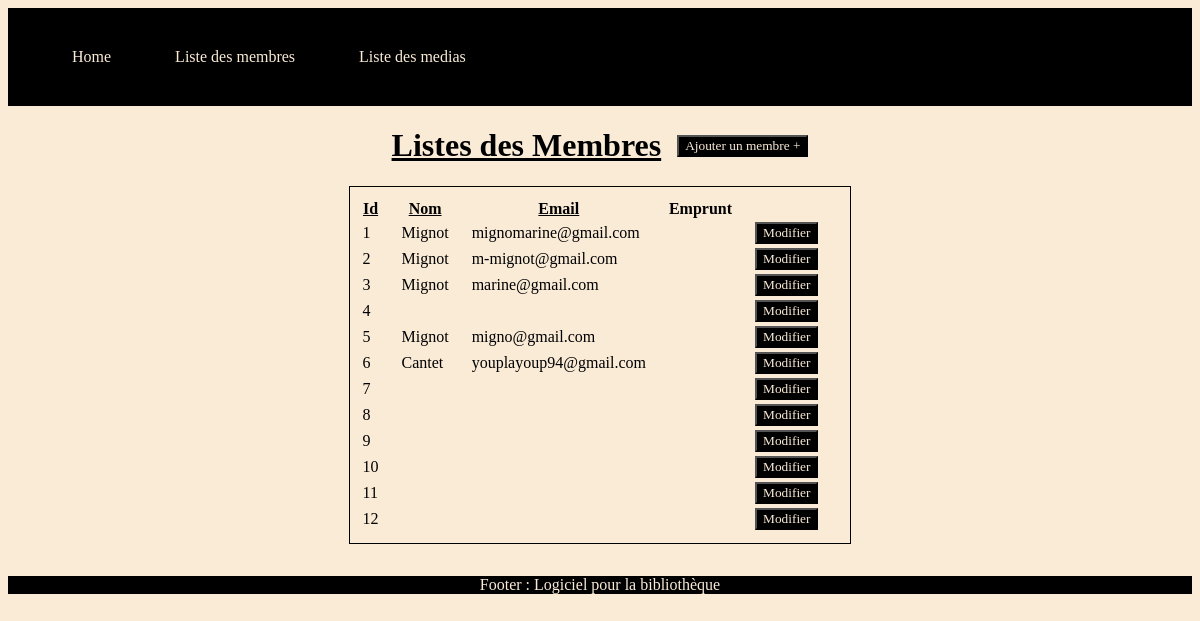
Before: /bibliothecaire/membre/ with the older database file.
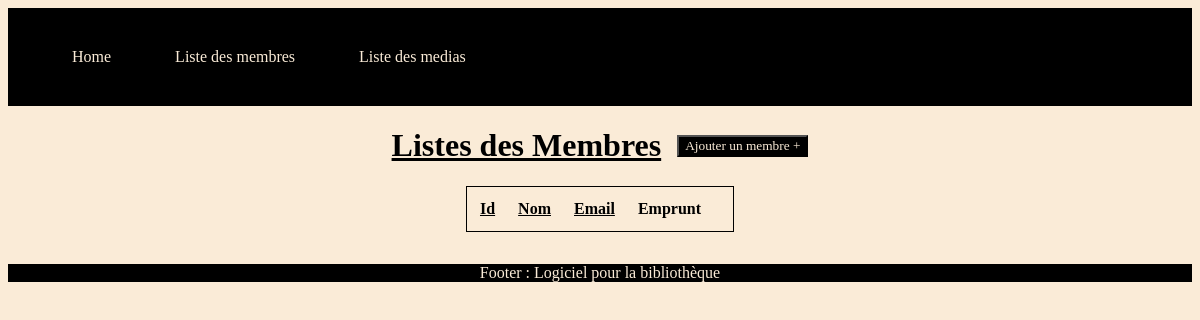
After: the same page with the newer database file.
### bibliothecaire/models.py (models this page shows, shortened)
class Membre(models.Model):
    nom = models.fields.CharField(max_length=150)
    email = models.EmailField()
    media_emprunt = models.fields.CharField(max_length=150)
    """nombre_emprunt = models.FloatField(
        validators=[
            MinValueValidator(0),
            MaxValueValidator(3)
        ]
    )"""

### bibliothecaire/views.py (the view)
# urls.py: path('membre/', views.listemembres, name='listemembres'),
def listemembres(request):
    membres = Membre.objects.all()
    return render(request, 'membre/membre.html',
                    {'membres': membres})

### bibliothecaire/templates/membre/membre.html
{% extends '../base.html' %}
{% block content %}
<div class="membre">
    <div class="titre">
        <h1>Listes des Membres</h1>
        <button><a href="{% url 'bibliothecaire:ajoutmembre' %}">Ajouter un membre +</a></button>
    </div>
    <table>
        <thead>
            <th><u>Id</u></th>
            <th><u>Nom</u></th>
            <th><u>Email</u></th>
            <th>Emprunt</th>
        </thead>
        <tbody>
           {% for membre in membres %}
           <tr>
               <td>{{ membre.id }}</td>
               <td>{{ membre.nom }}</td>
               <td>{{ membre.email }}</td>
               <td>{{ membre.membre_emprunt }}</td>
               <td><button><a href="{% url 'bibliothecaire:modifmembre' media.id %}">Modifier</a></button></td>
           </tr>
           {% endfor %}
        </tbody>
    </table>
</div>
{% endblock content %}

### bibliothecaire/templates/base.html (shortened to what this page needs)
<!DOCTYPE html>
<html lang="fr">
<head>
    {% load static %}
    <link rel="stylesheet" type="text/css" href="{% static 'css/style.css' %}" />
    <link rel="stylesheet" type="text/css" href="{% static 'css/header.css' %}" />
    <link href="{% static 'fontawesomefree/css/all.min.css' %}" rel="stylesheet" type="text/css">
</head>
<body>
     {% include './partials/header.html' %}
        <main>
            {% block content %}{% endblock %}
        </main>
        <footer> Footer : Logiciel pour la bibliothèque</footer>
</body>
</html>

### bibliothecaire/templates/partials/header.html
<header>
    <div class="navbar">
        <ul>
            <li>
              <a href="{% url 'bibliothecaire:index' %}">Home</a>
            </li>
            <li>
              <a href="{% url 'bibliothecaire:listemembres' %}">Liste des membres</a>
            </li>
              <li>
              <a href="{% url 'bibliothecaire:listemedias' %}">Liste des medias</a>
            </li>
        </ul>
    </div>
</header>

### static/css/style.css (style rules this page uses)
* { background-color: antiquewhite; font-family: 'Times New Roman', Times, serif; }
.media, .membre { display: flex; flex-direction: column; align-items: center; margin-bottom: 2em; }
.titre { display: flex; align-items: center; gap: 1em; }
h1 { text-decoration: underline; }
table { padding: 10px; border: 1px solid black; }
ul { text-align: center; list-style-type: none; }
li { margin:1em; }
td, th { padding-right: 20px; }
footer { text-align: center; background-color: black; color: antiquewhite; }

### static/css/header.css (style rules this page uses)
.navbar { background-color:black; padding: 0.5em; }
ul, li, button { display: flex; background-color: black; gap: 2em; list-style-type: none; text-decoration: underline; }
a { text-decoration: none; color: antiquewhite; background-color: black }

Changed rows visible on the page:
removed Membre: id "1", nom "Mignot", email "mignomarine@gmail.com"
removed Membre: id "2", nom "Mignot", email "m-mignot@gmail.com"
removed Membre: id "3", nom "Mignot", email "marine@gmail.com"
removed Membre: id "4"
removed Membre: id "5", nom "Mignot", email "migno@gmail.com"
removed Membre: id "6", nom "Cantet", email "youplayoup94@gmail.com"
removed Membre: id "7"
removed Membre: id "8"
removed Membre: id "9"
removed Membre: id "10"
removed Membre: id "11"
removed Membre: id "12"
